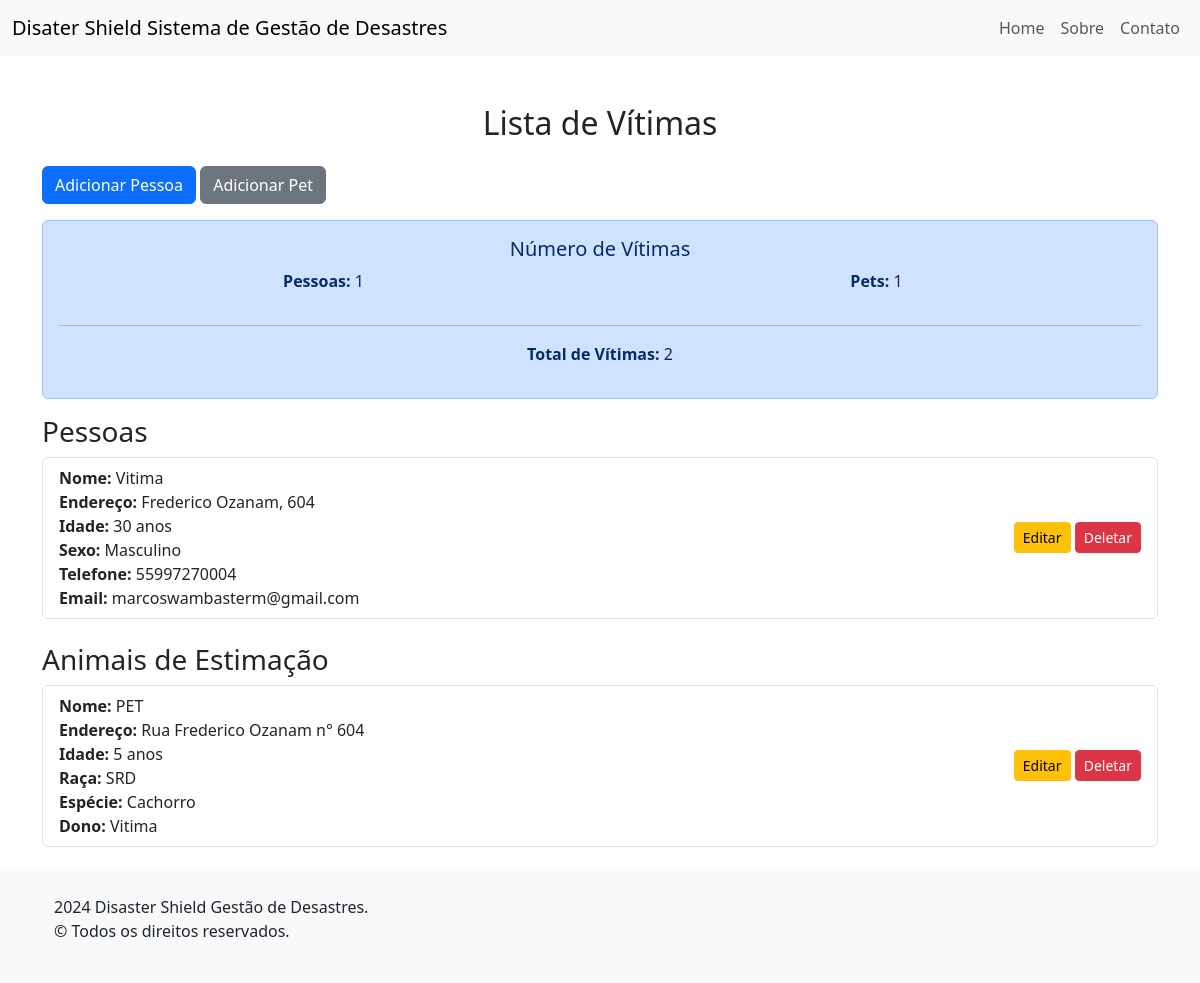
Before: /vitimas/vitimas/ with the older database file.
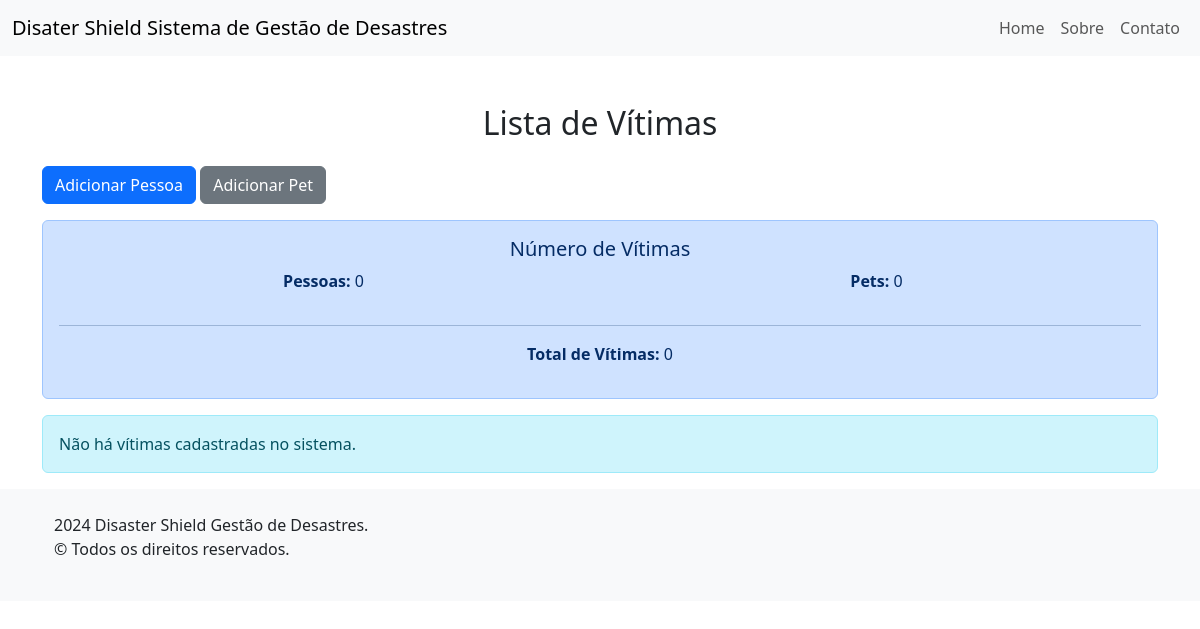
After: the same page with the newer database file.
### vitimas/models.py (models this page shows, shortened)
class Vitima(models.Model):
    nome = models.CharField(max_length=100)
    endereco = models.CharField(max_length=255)
    idade = models.IntegerField()
    class Meta:
        abstract = True

class Pessoa(Vitima):
    sexo = models.CharField(max_length=10)
    telefone = models.CharField(max_length=15)
    email = models.EmailField()

class PET(Vitima):
    raca = models.CharField(max_length=50)
    ESPECIE_CHOICES = [
        ('Cachorro', 'Cachorro'),
        ('Gato', 'Gato'),
        ('Pássaro', 'Pássaro'),
        ('Peixe', 'Peixe'),
        ('Outro', 'Outro')
    ]
    especie = models.CharField(max_length=20, choices=ESPECIE_CHOICES, default='Cachorro')
    dono = models.ForeignKey(Pessoa, on_delete=models.CASCADE, null=True, blank=True, related_name="pets")

### vitimas/views.py (the view)
# urls.py: path('vitimas/', ListaVitimasView.as_view(), name='lista_vitimas'),
class ListaVitimasView(ListView):
    queryset = Pessoa.objects.all()
    template_name = 'lista_vitimas.html'
    context_object_name = 'pessoas'
    def get_context_data(self, **kwargs):
        context = super().get_context_data(**kwargs)
        context['pessoas'] = Pessoa.objects.all()
        context['pets'] = PET.objects.all()
        context['total_pessoas'] = context['pessoas'].count()
        context['total_pets'] = context['pets'].count()
        context['total_vitimas'] = context['total_pessoas'] + context['total_pets']
        return context

### vitimas/templates/lista_vitimas.html (shortened to what this page needs)
{% extends "base.html" %}
{% block content %}
<div class="container mt-5">
    <h2 class="my-4 text-center">Lista de Vítimas</h2>
    <a href="{% url 'criar_pessoa' %}" class="btn btn-primary mb-3">Adicionar Pessoa</a>
    <a href="{% url 'criar_pet' %}" class="btn btn-secondary mb-3">Adicionar Pet</a>
    <div class="alert alert-primary text-center">
        <h5>Número de Vítimas</h5>
        <div class="row">
            <div class="col-md-6">
                <p><strong>Pessoas:</strong> {{ total_pessoas }}</p>
            </div>
            <div class="col-md-6">
                <p><strong>Pets:</strong> {{ total_pets }}</p>
            </div>
        </div>
        <hr>
        <p><strong>Total de Vítimas:</strong> {{ total_vitimas }}</p>
    </div>
    {% if pessoas or pets %}
        <h3>Pessoas</h3>
        {% if pessoas %}
            <ul class="list-group mb-4">
                {% for pessoa in pessoas %}
                    <li class="list-group-item d-flex justify-content-between align-items-center">
                        <div>
                            <strong>Nome:</strong> {{ pessoa.nome }}<br>
                            <strong>Endereço:</strong> {{ pessoa.endereco }}<br>
                            <strong>Idade:</strong> {{ pessoa.idade }} anos<br>
                            <strong>Sexo:</strong> {{ pessoa.sexo }}<br>
                            <strong>Telefone:</strong> {{ pessoa.telefone }}<br>
                            <strong>Email:</strong> {{ pessoa.email }}
                        </div>
                        <div>
                            <a href="{% url 'editar_pessoa' pessoa.pk %}" class="btn btn-warning btn-sm">Editar</a>
                            <a href="{% url 'deletar_pessoa' pessoa.pk %}" class="btn btn-danger btn-sm">Deletar</a>
                        </div>
                    </li>
                {% endfor %}
            </ul>
        {% else %}
            <p class="text-muted">Nenhuma pessoa cadastrada.</p>
        {% endif %}
        <h3>Animais de Estimação</h3>
        {% if pets %}
            <ul class="list-group mb-4">
                {% for pet in pets %}
                    <li class="list-group-item d-flex justify-content-between align-items-center">
                        <div>
                            <strong>Nome:</strong> {{ pet.nome }}<br>
                            <strong>Endereço:</strong> {{ pet.endereco }}<br>
                            <strong>Idade:</strong> {{ pet.idade }} anos<br>
                            <strong>Raça:</strong> {{ pet.raca }}<br>
                            <strong>Espécie:</strong> {{ pet.especie }}<br>
                            <strong>Dono:</strong> {% if pet.dono %} {{ pet.dono.nome }} {% else %} Sem Dono {% endif %}
                        </div>
                        <div>
                            <a href="{% url 'editar_pet' pet.pk %}" class="btn btn-warning btn-sm">Editar</a>
                            <a href="{% url 'deletar_pet' pet.pk %}" class="btn btn-danger btn-sm">Deletar</a>
                        </div>
                    </li>
                {% endfor %}
            </ul>
        {% else %}
            <p class="text-muted">Nenhum animal de estimação cadastrado.</p>
        {% endif %}
    {% else %}
        <div class="alert alert-info" role="alert">
            Não há vítimas cadastradas no sistema.
        </div>
    {% endif %}
</div>
{% endblock %}

### home/templates/base.html (shortened to what this page needs)
<!DOCTYPE html>
<html lang="pt-br">
<head>
    <link href="https://cdn.jsdelivr.net/npm/bootstrap@5.3.0/dist/css/bootstrap.min.css" rel="stylesheet">
</head>
<body>
    {% include 'header.html' %}
    <main>
        {% block content %}
        {% endblock %}
    </main>
    {% include 'footer.html' %}
</body>
</html>

### home/templates/header.html (shortened to what this page needs)
<header>
    <nav class="navbar navbar-expand-lg navbar-light bg-light">
        <div class="container-fluid">
            <a class="navbar-brand" href="{% url 'index' %}">Disater Shield Sistema de Gestão de Desastres</a>
            <div class="collapse navbar-collapse" id="navbarNav">
                <ul class="navbar-nav ms-auto">
                    <li class="nav-item">
                        <a class="nav-link" href="{% url 'index' %}">Home</a>
                    </li>
                    <li class="nav-item">
                        <a class="nav-link" href="#">Sobre</a>
                    </li>
                    <li class="nav-item">
                        <a class="nav-link" href="#">Contato</a>
                    </li>
                </ul>
            </div>
        </div>
    </nav>
</header>

### home/templates/footer.html
<footer class="bg-light text-center text-lg-start">
    <div class="container p-4">
        <p>2024 Disaster Shield Gestão de Desastres.<br>&copy; Todos os direitos reservados.</p>
    </div>
</footer>

Changed rows visible on the page:
removed Pessoa: nome "Vitima", endereco "Frederico Ozanam, 604", idade "30", sexo "Masculino", telefone "55997270004", email "marcoswambasterm@gmail.com"
removed PET: nome "PET", endereco "Rua Frederico Ozanam n° 604", idade "5", raca "SRD", especie "Cachorro", dono.nome "Vitima"
Other visible differences:
{{ total_pessoas }}: "1" → "0"
{{ total_pets }}: "1" → "0"
{{ total_vitimas }}: "2" → "0"
text no longer shown: "Pessoas Animais de Estimação"
text now shown: "Não há vítimas cadastradas no sistema."
